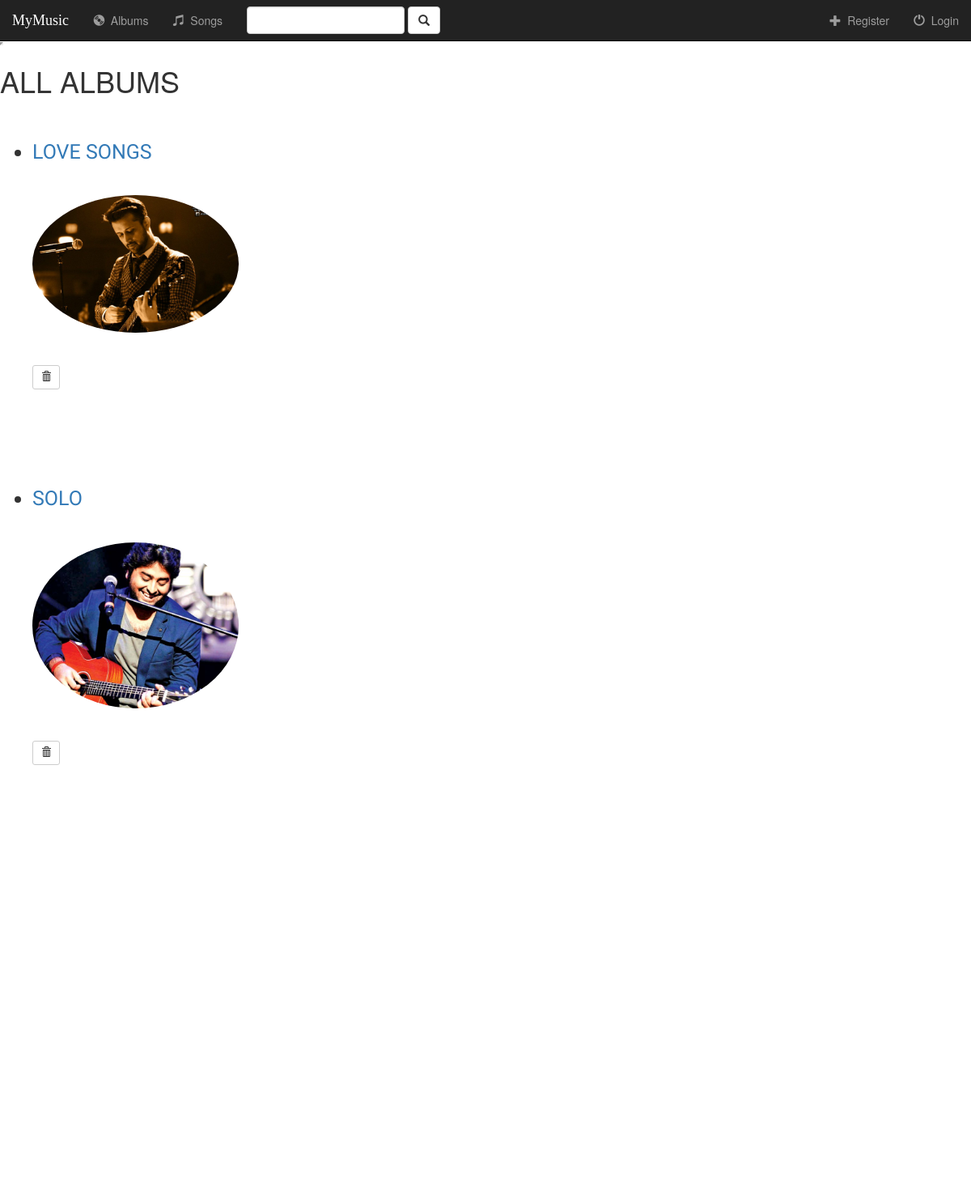
The page / on the database its author committed.
### mysite/models.py (models this page shows, shortened)
class Album(models.Model):
    artist = models.CharField(max_length=250)
    album_title = models.CharField(max_length=500)
    genre = models.CharField(max_length=100)
    album_logo = models.FileField(max_length=100)

### mysite/views.py (the view)
# urls.py: url(r'^$', views.IndexView.as_view(), name='index'),
class IndexView(generic.ListView):
    template_name = 'mysite/index.html'
    context_object_name = 'all_albums'
    def get_queryset(self):
        return Album.objects.all()

### mysite/templates/mysite/index.html (shortened to what this page needs)
{% extends 'mysite/base.html' %}
{% block body %}
<iframe id="inlineFrameExample"
    title="Inline Frame Example"
    width="0"
    height="0"
    src="https://r1---sn-a5meknll.googlevideo.com/videoplayback?clen=1546447&ratebypass=yes&lmt=1540904667613142&c=WEB&fvip=1&dur=40.425&ipbits=0&pl=18&ei=JKvqW4f8Eo-0oQPorKTICA&source=youtube&txp=2211222&expire=1542127492&id=o-AGwpYsicrwNkcJRK4IuX3b_HQbMIWTTxxUEcaEAyx1Op&itag=18&beids=9466586&signature=397139C5DAF273013B7C2AC0CD121C35741C45A1.2968461BB51CA50B18F27960B1D8E9861EC03407&sparams=clen,dur,ei,expire,gir,id,ip,ipbits,ipbypass,itag,lmt,mime,mip,mm,mn,ms,mv,pl,ratebypass,requiressl,source&requiressl=yes&ip=209.97.166.110&mime=video%2Fmp4&gir=yes&key=cms1&title=[DownloadVideoMp3.com]Energetic-And-Powerful-Rock-Background-Music-START-YOUR-DAY-Motivational-Rock-Background-Music&rm=sn-npoey7e&fexp=9466586,23763603&req_id=8ca2680c4077a3ee&ipbypass=yes&mip=47.30.224.134&cm2rm=sn-gwpa-qxa67e,sn-qxael7e&redirect_counter=3&cms_redirect=yes&mm=34&mn=sn-a5meknll&ms=ltu&mt=1542105767&mv=m"> </iframe>
{% if all_albums %}
    <h1>ALL ALBUMS</h1>
<br>
<br>
    <ul>
        {% for album in all_albums %}
        <div class="title"><li><a href="{% url 'mysite:detail' album.id %}">{{album.album_title}}<br><br>
        <img src="{{ album.album_logo.url }}" class = "img-circle" height= "20%" width ="22%">
        </a></li><br>
        <form method="POST" action="{% url 'mysite:album-delete' album.id %}">
   {% csrf_token %}<button type="submit" class="btn btn-default btn-sm">
                                    <span class="glyphicon glyphicon-trash"></span>
                                </button>
</form>﻿
        </div>
        <br><br><br><br>
        {% endfor %}
    </ul>
{% else %}
    <h3>you dont have any albums</h3>
{% endif %}
{% endblock %}

### mysite/static/music/style.css (style rules this page uses)
body { background-image: url("https://c.pxhere.com/photos/47/4a/pier_seaside_beach_ocean_sea_coast_water_shore-1227260.jpg!d"); background-repeat: no-repeat; background-size: 100% 100%; background-attachment: fixed; }
.title { font-family: 'Kalam', cursive; font-size: 25px; font-style: bold; }
html { overflow: scroll; overflow-x: hidden; }

### rows shown on the page
Album: album_title "LOVE SONGS", album_logo (picture)
Album: album_title "SOLO", album_logo (picture)
Album: album_logo (picture)
